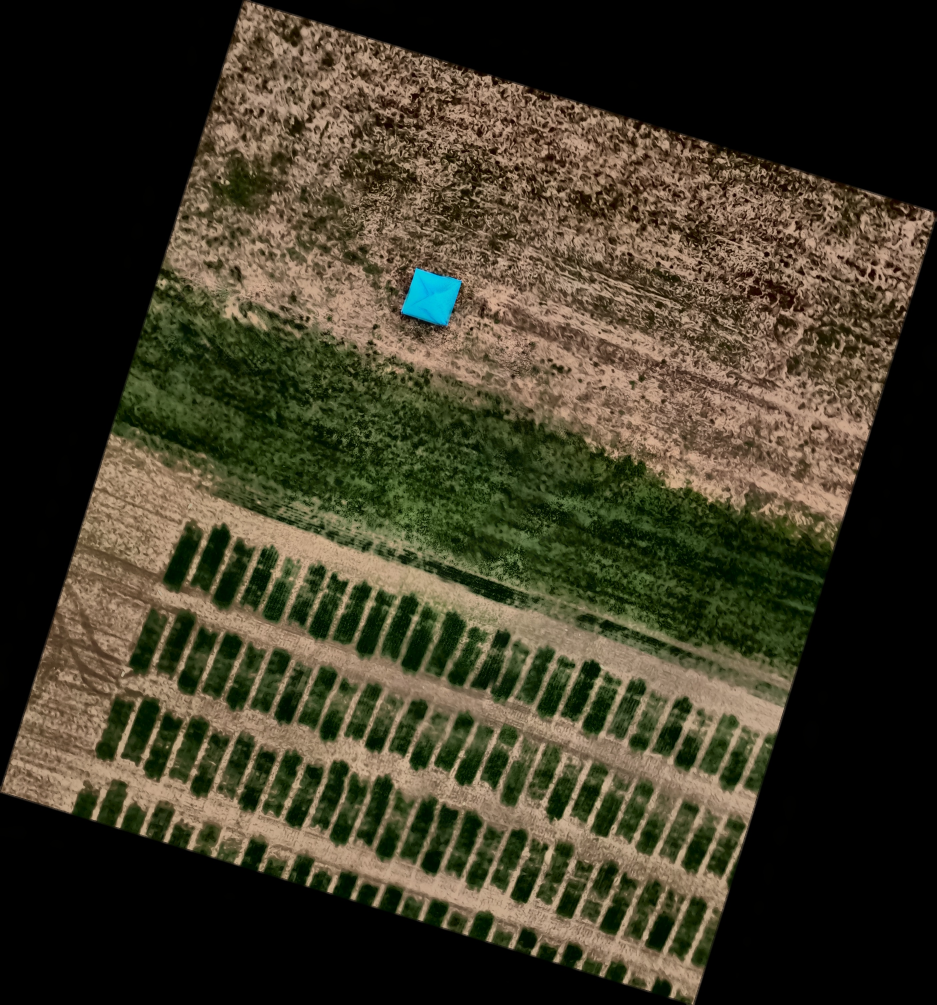
#> input picture mapping/2026-04-26_13-51-14_images_gps_sift.jpg, 2809 x 3014 px (shown at 1/3 size)
$ python -i main.py   (imports and definitions only)
#> lines starting #> are read from the running program, lines starting #| are printed output that depends on the picture
#> further down, picture is the input picture: shape (3014, 2809, 3); mean B, G, R 39.7, 57.6, 62.8
import cv2
import numpy as np
import csv
from typing import List, Dict, Tuple
# [1 line not run here, left out]

REFERENCE_ALTITUDE = 100
REFERENCE_LATITUDE = 42
REFERENCE_LONGITUDE = -76

# [96 lines left out: functions read_csv, rotate_image, resize_image, coordinates_to_pixels, not called in this run]

def normalize_image(image: np.ndarray) -> np.ndarray:
    """
    Normalizes the exposure and white balance of an image.

    Args:
    image (np.ndarray): The input image.

    Returns:
    np.ndarray: The normalized image.
    """
    # Convert to LAB color space for better color/lighting separation
    lab = cv2.cvtColor(image, cv2.COLOR_BGR2LAB)
#> lab: shape (3014, 2809, 3); mean of channels 0, 1, 2 61.4, 127.1, 139

    # Split channels
    l, a, b = cv2.split(lab)
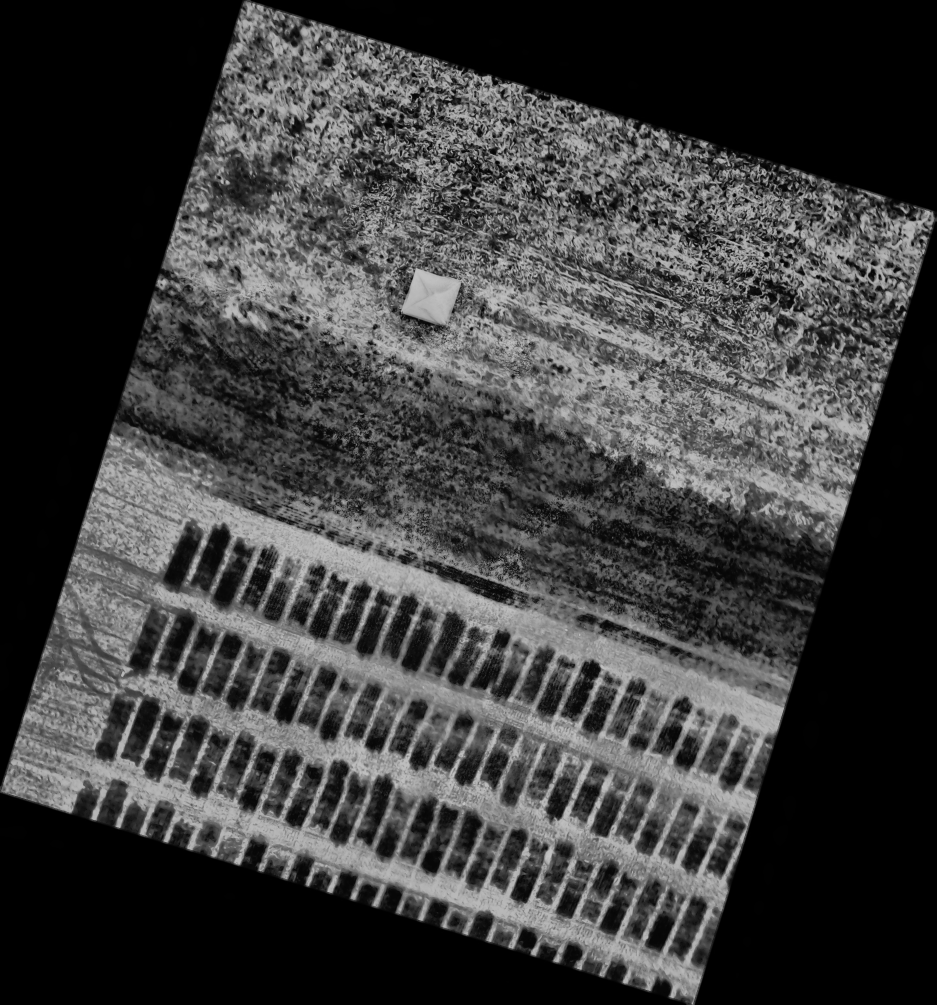
#> l: shape (3014, 2809) (shown at 1/3 size); min 0, max 202, mean 61.4
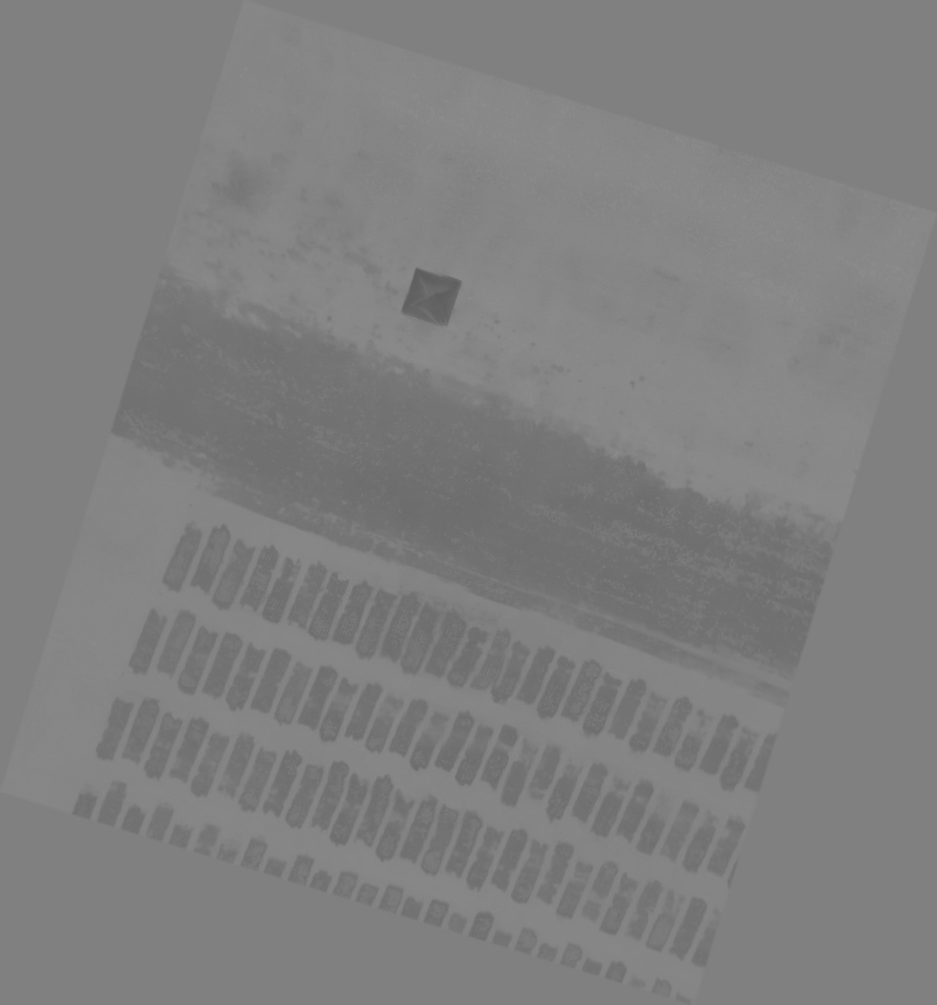
#> a: shape (3014, 2809) (shown at 1/3 size); min 93, max 144, mean 127.1
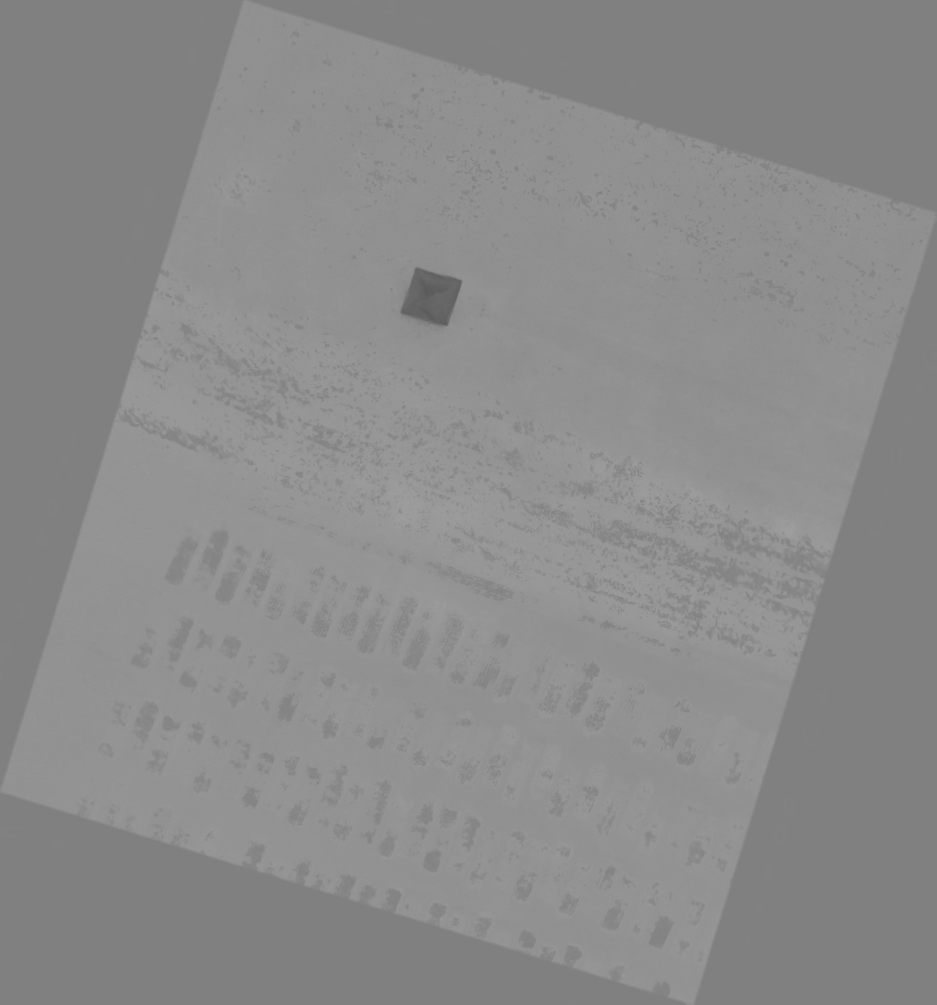
#> b: shape (3014, 2809) (shown at 1/3 size); min 88, max 160, mean 139

    # Apply CLAHE (Contrast Limited Adaptive Histogram Equalization) to L channel
    clahe = cv2.createCLAHE(clipLimit=6, tileGridSize=(4,4))
    l = clahe.apply(l)
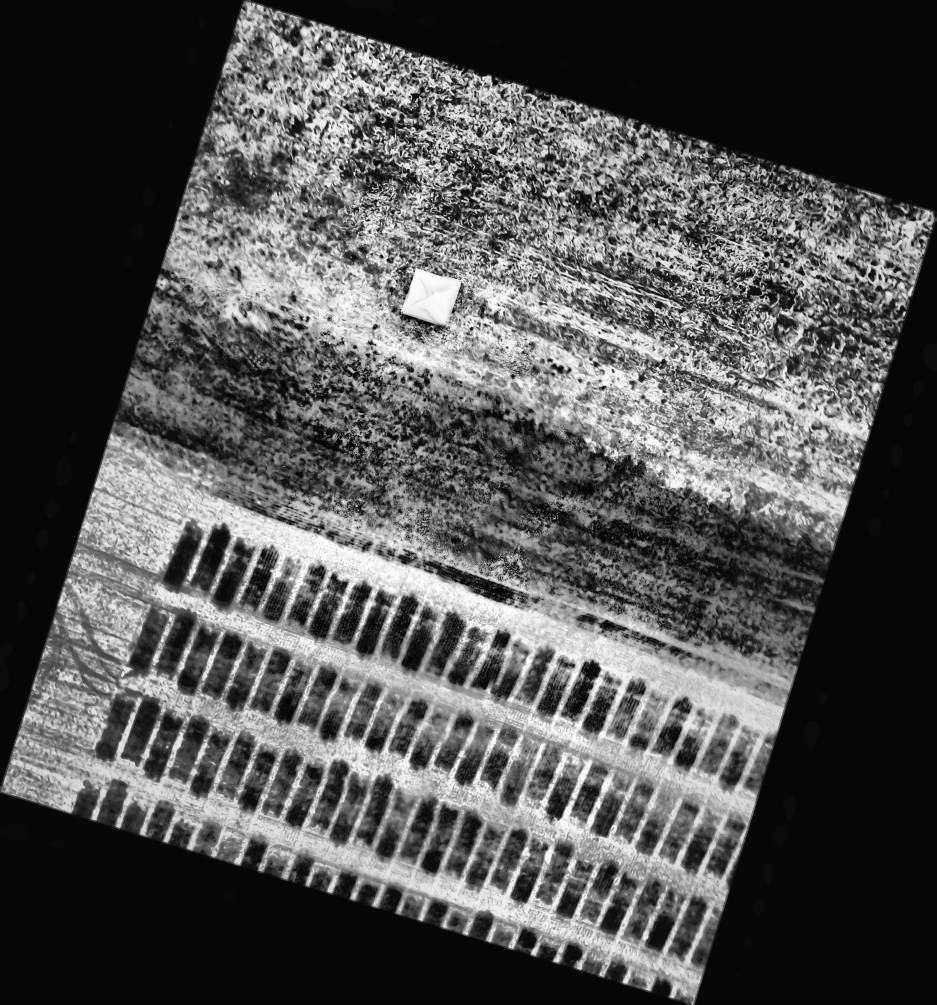
#> l: shape (3014, 2809) (shown at 1/3 size); min 0, max 255, mean 82.2

    l = cv2.multiply(l, 0.75)

    # Merge channels
    lab = cv2.merge([l, a, b])
#> lab: shape (3014, 2809, 3); mean of channels 0, 1, 2 61.5, 127.1, 139

    # Convert back to BGR
    normalized = cv2.cvtColor(lab, cv2.COLOR_LAB2BGR)

    return normalized

# [61 lines left out: function stitch_images, not called in this run]

>>> import cv2
>>> picture = cv2.imread('2026-04-26_13-51-14_images_gps_sift.jpg')
>>> result = normalize_image(picture)
